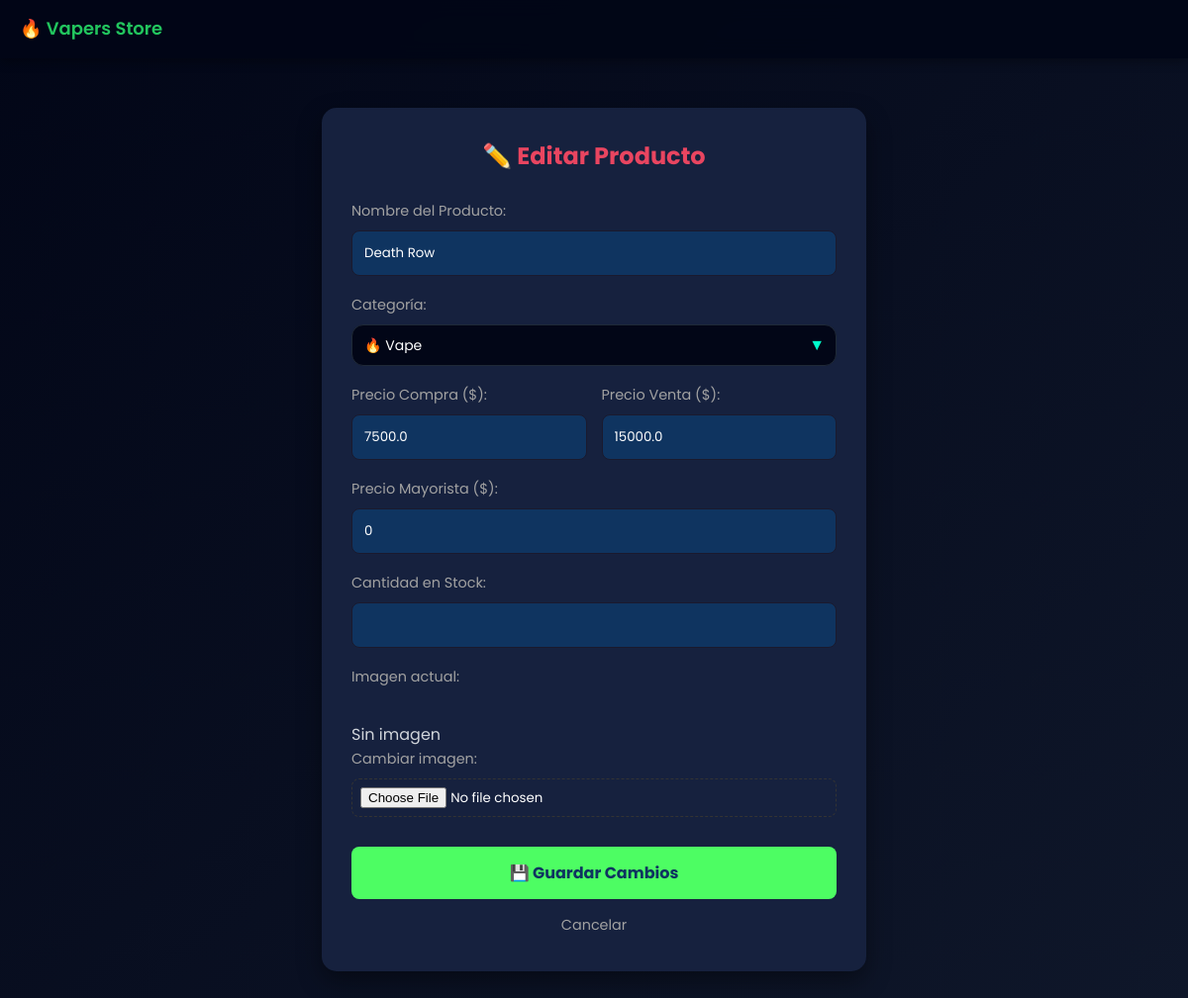
Screenshot of /editar/1 (signed in) with the database file from the repository.
### tables this page shows
CREATE TABLE productos (
            id INTEGER PRIMARY KEY AUTOINCREMENT,
            nombre TEXT,
            categoria TEXT,
            precio_compra REAL,
            precio_venta REAL,
            stock INTEGER,
            imagen TEXT
        , precio_mayorista REAL);

### app.py (the view, shortened to what this page needs)
@app.route("/editar/<int:id>", methods=["GET", "POST"])
def editar(id):
    if not esta_logeado():
        return redirect(url_for('login'))
    con = conectar()
    producto = con.execute("SELECT * FROM productos WHERE id=?", (id,)).fetchone()
    con.close()
    return render_template("editar.html", producto=producto)

### app.py (called while the page is built)
def conectar():
    return sqlite3.connect("database.db", timeout=10)

def esta_logeado():
    return "usuario" in session

### templates/editar.html (shortened to what this page needs)
{% extends 'base.html' %}
{% block content %}
<div class="form-container">
    <h2>✏️ Editar Producto</h2>
    <form method="POST" enctype="multipart/form-data" class="styled-form">
        <div class="form-group">
            <label>Nombre del Producto:</label>
            <input type="text" name="nombre" value="{{ producto[1] }}" required>
        </div>
        <div class="form-group">
            <label>Categoría:</label>
            <div style="position:relative;">
                <select name="categoria" required class="select-pro">
                    <option value="Vape" {{ 'selected' if producto[2]=='Vape' else '' }}>
                        🔥 Vape
                    </option>
                </select>
                <span class="arrow">▼</span>
            </div>
        </div>
        <div class="form-row">
            <div class="form-group">
                <label>Precio Compra ($):</label>
                <input type="number" step="0.01" name="precio_compra" value="{{ producto[3] }}" required>
            </div>
            <div class="form-group">
                <label>Precio Venta ($):</label>
                <input type="number" step="0.01" name="precio_venta" value="{{ producto[4] }}" required>
            </div>
        </div>
        <div class="form-group">
            <label>Precio Mayorista ($):</label>
            <input type="number" step="0.01" name="precio_mayorista" value="{{ producto[5] }}">
        </div>
        <div class="form-group">
            <label>Cantidad en Stock:</label>
            <input type="number" name="stock" value="{{ producto[6] }}" required>
        </div>
        <div class="form-group">
            <label>Imagen actual:</label><br>
            {% if producto[7] %}
                <img src="{{ url_for('static', filename='uploads/' ~ producto[7]) }}"
                     style="width:120px; border-radius:10px; margin-bottom:10px;">
            {% else %}
                <p>Sin imagen</p>
            {% endif %}
            <label>Cambiar imagen:</label>
            <input type="file" name="imagen" class="file-input">
        </div>
        <div class="form-actions">
            <button type="submit" class="btn-save">💾 Guardar Cambios</button>
            <a href="/index" class="btn-cancel">Cancelar</a>
        </div>
    </form>
</div>
{% endblock %}

### static/estilos.css (style rules this page uses)
* { margin: 0; padding: 0; box-sizing: border-box; font-family: 'Poppins', sans-serif; }
body { background-color: #0f3460; color: #ffffff; line-height: 1.6; min-height: 100vh; }
.form-container { max-width: 550px; margin: 40px auto; background: #16213e; padding: 30px; border-radius: 15px; box-shadow: 0 10px 25px rgba(0,0,0,0.4); }
.form-container h2 { margin-bottom: 25px; text-align: center; color: #e94560; }
.styled-form .form-group { margin-bottom: 18px; }
.styled-form label { display: block; margin-bottom: 8px; font-size: 0.9rem; color: #a2a2a2; }
.styled-form input { width: 100%; padding: 12px; border-radius: 8px; border: 1px solid #1a1a2e; background: #0f3460; color: white; outline: none; transition: 0.3s; }
.form-row { display: grid; grid-template-columns: 1fr 1fr; gap: 15px; }
.form-actions { margin-top: 30px; display: flex; flex-direction: column; gap: 10px; }
.btn-save { background: #4dfd63; color: #0f3460; padding: 14px; border: none; border-radius: 8px; font-weight: bold; font-size: 1rem; cursor: pointer; transition: 0.3s; }
.btn-cancel { text-align: center; color: #a2a2a2; text-decoration: none; font-size: 0.9rem; padding: 5px; }
.file-input { padding: 8px !important; background: transparent !important; border: 1px dashed #333 !important; }

### templates/base.html (style rules this page uses)
body { font-family: 'Poppins', sans-serif; color: #e5e7eb; background: linear-gradient(135deg, #020617, #0f172a); margin: 0; overflow-x: hidden; }
h1, h2, h3 { color: #f9fafb; }
p, span, label { color: #d1d5db; }
a { text-decoration: none; }

### templates/editar.html (style rules this page uses)
.select-pro { width:100%; padding:12px; border-radius:12px; background:#020617; color:white; border:1px solid #1f2937; appearance:none; outline:none; font-size:14px; transition:0.3s; }
.arrow { position:absolute; right:12px; top:50%; transform:translateY(-50%); color:#00ffcc; pointer-events:none; }
select option { background:#020617; color:white; }

### rows the page displays
productos: nombre "Death Row", precio_compra "7500.0", precio_venta "15000.0", precio_mayorista "0"
